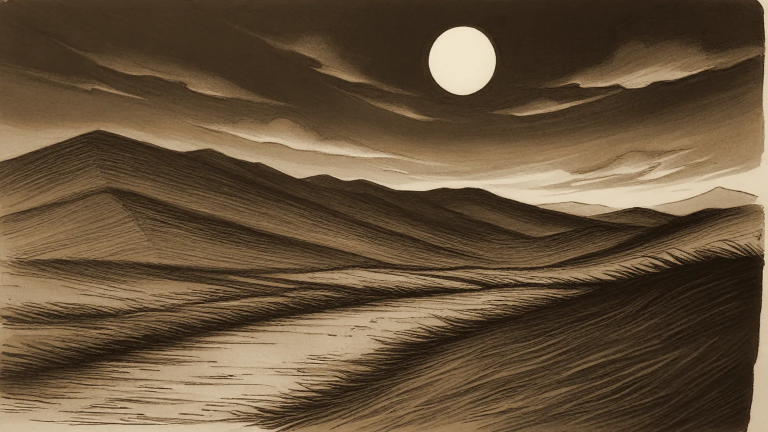
#> input picture docs/design/mockups/opening_ink/layers/op01_bg_s26112411.webp, 1536 x 864 px (shown at 1/2 size)
$ python -i op_proc.py   (imports and definitions only)
#> lines starting #> are read from the running program, lines starting #| are printed output that depends on the picture
"""staged raw/cut PNG -> trimmed webp layers + contact sheets for review.
usage: python3 op_proc.py <staged_dir> <out_dir>"""
import sys, os, re, glob
from PIL import Image, ImageDraw
src, out = sys.argv[1], sys.argv[2]
# [1 line not run here, left out]
items = {}
# [6 lines not run here, left out]
from PIL import ImageOps
def sepia(im):
    a = im.split()[3] if im.mode == "RGBA" else None
    g = ImageOps.autocontrast(im.convert("L"), cutoff=0.5)
    out = ImageOps.colorize(g, black=(28, 19, 11), white=(240, 228, 203), mid=(150, 118, 80)).convert("RGBA")
    if a is not None: out.putalpha(a)
    return out
meta = {}
# [13 lines not run here, left out]
# contact sheet per shot (checker bg so alpha is visible)
shots = sorted({m["lid"][:4] for m in meta.values()})
# [21 lines not run here, left out]

>>> from PIL import Image
>>> picture = Image.open('../layers/op01_bg_s26112411.webp')
#> picture is the input picture: PIL image 1536x864 RGB; mean R, G, B 102.2, 82.7, 59
>>> result = sepia(picture)
#> in sepia, `g = ImageOps.autocontrast(im.convert("L"), cutoff=0.5)`:
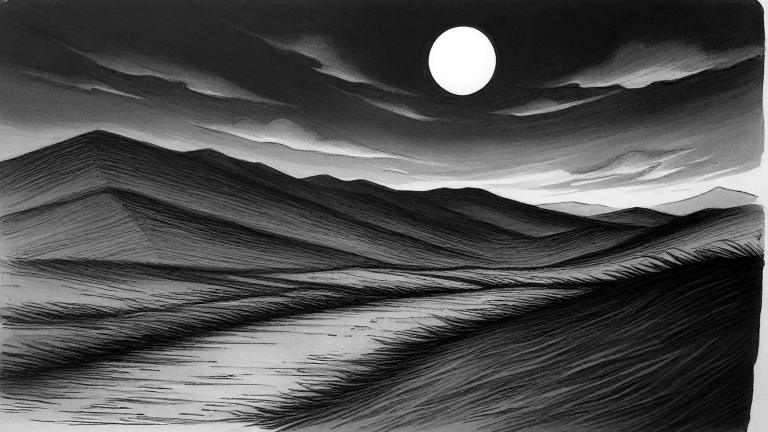
#> g: PIL image 1536x864 L (shown at 1/2 size); min 0, max 255, mean 79.4

$ run again, on docs/design/mockups/opening_ink/layers/op02_bg_s26112482.webp
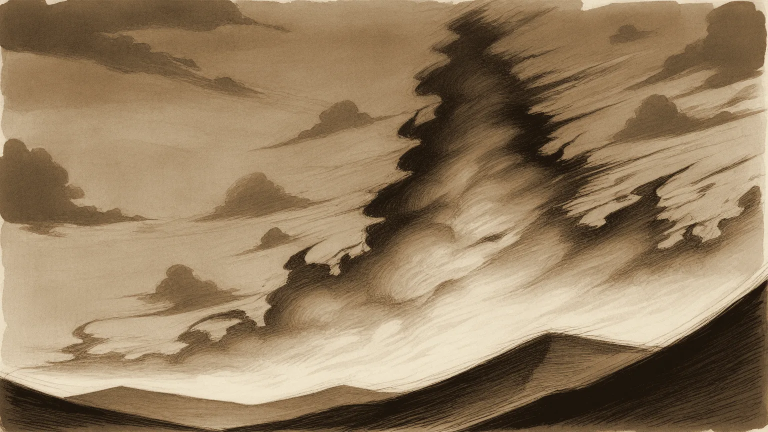
#> input picture docs/design/mockups/opening_ink/layers/op02_bg_s26112482.webp, 1536 x 864 px (shown at 1/2 size)
#> picture is the input picture: PIL image 1536x864 RGB; mean R, G, B 147.6, 125, 95.4
#> in sepia, `g = ImageOps.autocontrast(im.convert("L"), cutoff=0.5)`:
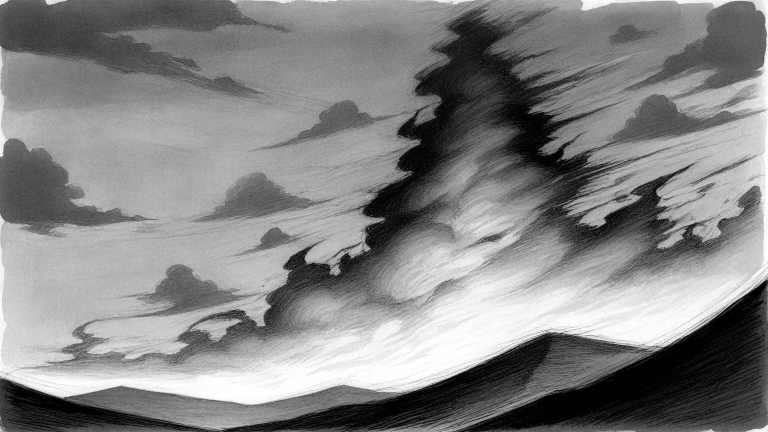
#> g: PIL image 1536x864 L (shown at 1/2 size); min 0, max 255, mean 132.4
